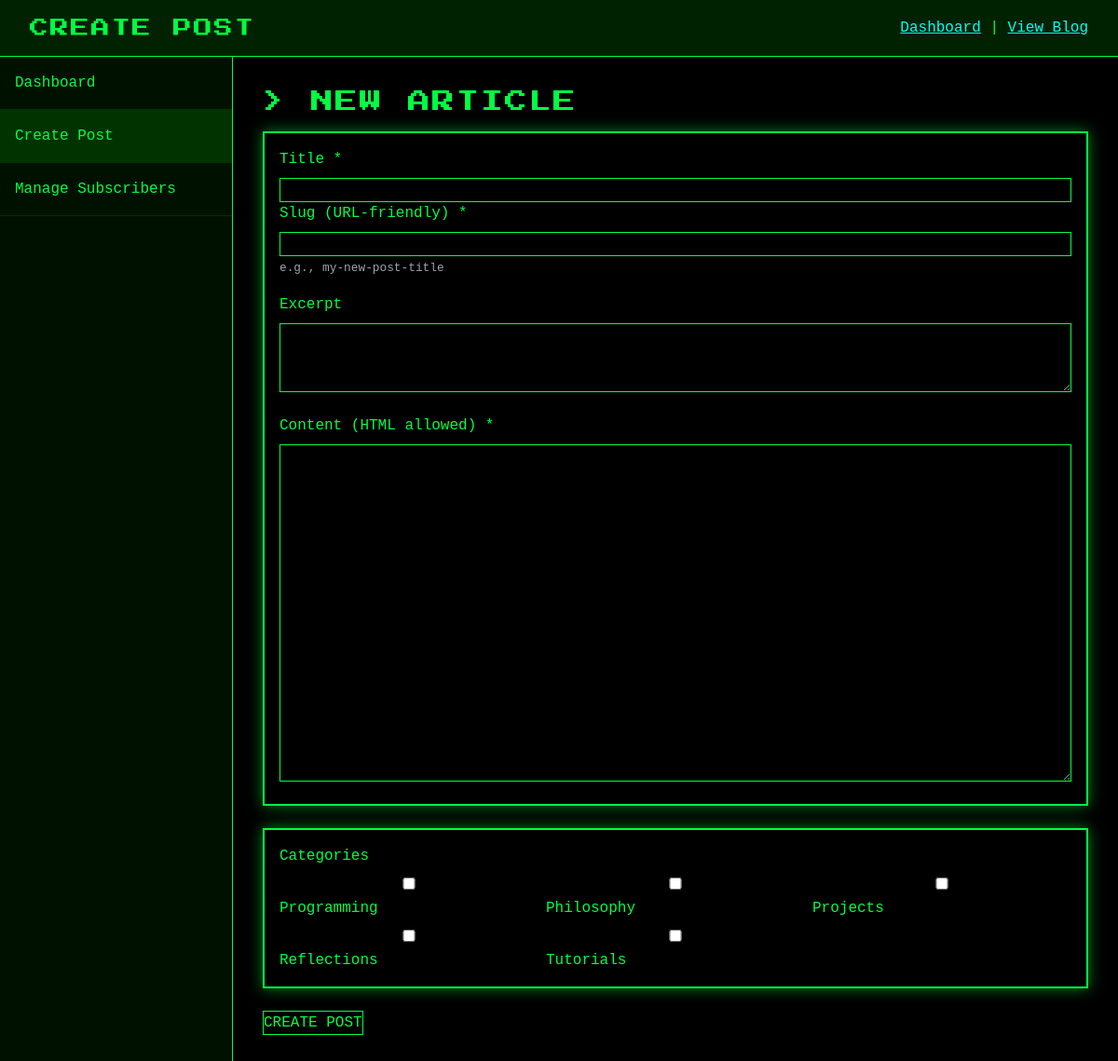
/admin/create_post.php (signed in), run on the app's committed database.
### tables this page shows
CREATE TABLE categories (
    id INT AUTO_INCREMENT PRIMARY KEY,
    name VARCHAR(100) NOT NULL UNIQUE,
    slug VARCHAR(100) UNIQUE NOT NULL
);

### includes/functions.php (called while the page is built, shortened)
<?php
function escape($html) {
    return htmlspecialchars($html, ENT_QUOTES | ENT_SUBSTITUTE, "UTF-8");
}
?>

### admin/create_post.php (the view, shortened to what this page needs)
<?php
require '../includes/db.php';
require '../includes/functions.php';
$categories = $pdo->query("SELECT * FROM categories")->fetchAll();
?>
<!DOCTYPE html>
<html lang="en">
<head>
    <script src="https://cdn.tailwindcss.com"></script>
    <link rel="stylesheet" href="https://cdnjs.cloudflare.com/ajax/libs/font-awesome/6.4.0/css/all.min.css">
    <link rel="stylesheet" href="../style.css">
</head>
<body class="font-mono">
    <div class="admin-header flex justify-between items-center">
        <h1 class="text-xl retro-heading">CREATE POST</h1>
        <div>
            <a href="index.php" class="retro-link">Dashboard</a>
            | <a href="../index.php" class="retro-link">View Blog</a>
        </div>
    </div>
    <div class="flex">
        <nav class="admin-sidebar">
            <a href="index.php" class="nav-link">Dashboard</a>
            <a href="create_post.php" class="nav-link active">Create Post</a>
            <a href="manage_subscribers.php" class="nav-link">Manage Subscribers</a>
        </nav>
        <main class="admin-content">
            <h2 class="text-2xl mb-4 retro-heading">> NEW ARTICLE</h2>
            <form method="post">
                <div class="content-section p-4 mb-6">
                    <label for="title" class="block mb-2">Title *</label>
                    <input type="text" id="title" name="title" value="<?= escape($title ?? '') ?>" required>
                    <label for="slug" class="block mb-2">Slug (URL-friendly) *</label>
                    <input type="text" id="slug" name="slug" value="<?= escape($slug ?? '') ?>" required>
                    <small class="text-gray-400">e.g., my-new-post-title</small>
                    <label for="excerpt" class="block mt-4 mb-2">Excerpt</label>
                    <textarea id="excerpt" name="excerpt" rows="3"><?= escape($excerpt ?? '') ?></textarea>
                    <label for="content" class="block mt-4 mb-2">Content (HTML allowed) *</label>
                    <textarea id="content" name="content" rows="15" required><?= escape($content ?? '') ?></textarea>
                </div>
                <div class="content-section p-4 mb-6">
                    <label class="block mb-2">Categories</label>
                    <div class="grid grid-cols-2 md:grid-cols-3 gap-2">
                        <?php foreach ($categories as $category): ?>
                            <div>
                                <input type="checkbox" id="cat_<?= $category['id'] ?>" name="categories[]" value="<?= $category['id'] ?>"
                                    <?= in_array($category['id'], $selected_categories ?? []) ? 'checked' : '' ?>>
                                <label for="cat_<?= $category['id'] ?>"><?= escape($category['name']) ?></label>
                            </div>
                        <?php endforeach; ?>
                    </div>
                </div>
                <button type="submit">CREATE POST</button>
            </form>
        </main>
    </div>
</body>
</html>

### style.css (style rules this page uses)
.retro-heading { font-family: 'Press Start 2P', cursive; font-size: 1.5rem; text-transform: uppercase; letter-spacing: 2px; }
.content-section { border: 2px solid #00ff41; box-shadow: 0 0 15px rgba(0, 255, 65, 0.5); }
.retro-link { color: #00fff9; text-decoration: underline; transition: all 0.3s; }

### admin/create_post.php (style rules this page uses)
body { background-color: #000; color: #00ff41; }
.admin-header { padding: 1rem 2rem; background: #002200; border-bottom: 1px solid #00ff41; }
.admin-sidebar { width: 250px; background: #001100; border-right: 1px solid #00ff41; }
.admin-content { flex: 1; padding: 2rem; }
.nav-link { display: block; padding: 1rem; color: #00ff41; text-decoration: none; border-bottom: 1px solid #003300; }
.nav-link:hover, .nav-link.active { background: #003300; }
input, textarea, select { width: 100%; padding: 0.5rem; margin: 0.5rem 0 1rem 0; background: #000; border: 1px solid #00ff41; color: #00ff41; }
button { padding: 0.75rem 1.5rem; background: #003300; border: 1px solid #00ff41; color: #00ff41; cursor: pointer; }

### data on the page
categories: name "Programming"
categories: name "Philosophy"
categories: name "Projects"
categories: name "Reflections"
categories: name "Tutorials"
